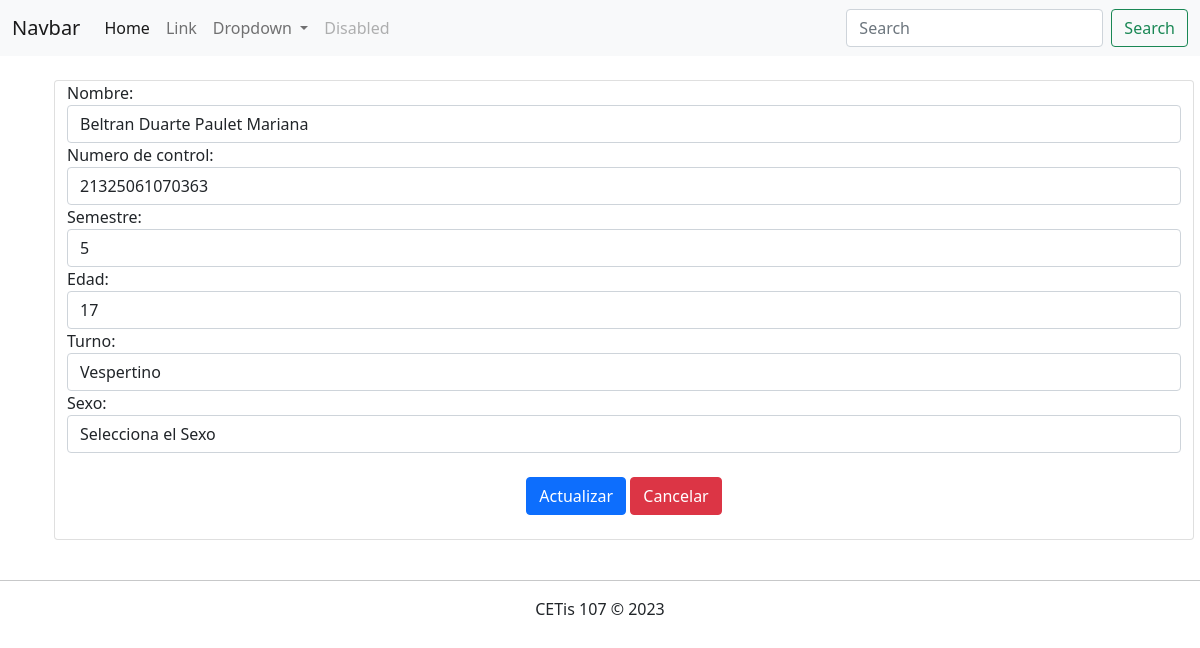
The page /editarAlumno.php?id=1 on the database its author committed.
### tables this page shows
CREATE TABLE `alumnos` (
  `id` int(11) NOT NULL,
  `nombre` varchar(100) NOT NULL,
  `numero_control` varchar(30) NOT NULL,
  `semestre` int(11) NOT NULL,
  `edad` int(11) NOT NULL,
  `turno` varchar(10) NOT NULL,
  `sexo` tinyint(4) NOT NULL
);

### editarAlumno.php (the view, shortened to what this page needs)
<!DOCTYPE html>
<html lang="en">
<head>
    <link rel="stylesheet" href="css/bootstrap.css">
</head>
<body>
    <?php
        include 'menu.php';
        include 'conexion.php';
        $id = $_GET["id"];
        $sql = "SELECT * FROM alumnos WHERE id=".$id;
        $datos = $conexion->query($sql);
        $alumno = $datos->fetch_assoc();
    ?>
    <div class="container">
        <div class="row">
            <div class="col-12 card m-4">
                <form action="actualizarRegistro.php" method="POST">
                    <div class="form-group">
                        <label for="">Nombre: </label>
                        <input value="<?php echo $alumno["nombre"]; ?>"name="nombre" type="text" class="form-control" placeholder="Teclea el nombre del alumno:" required>
                    </div>
                    <div class="form-group">
                        <label for="">Numero de control: </label>
                        <input value="<?php echo $alumno["numero_control"]; ?>" name="nc" type="text" class="form-control" placeholder="Teclea el numero de control del alumno:" required>
                    </div>
                    <div class="form-group">
                        <label for="">Semestre: </label>
                        <input value="<?php echo $alumno["semestre"]; ?>"  name="semestre" type="number" class="form-control" placeholder="Teclea el semestre del alumno:" required>
                    </div>
                    <div class="form-group">
                        <label for="">Edad: </label>
                        <input value="<?php echo $alumno["edad"]; ?>"  name="edad" type="number" class="form-control" placeholder="Teclea la Edad del alumno:" required>
                    </div>
                    <div class="form-group">
                        <label for="">Turno: </label>
                        <select name="turno" id="" class="form-control" required>
                        <option value="<?php echo $alumno["turno"]; ?>"><?php echo $alumno["turno"]; ?></option>
                    </select>
                    </div>
                    <div class="form-group">
                        <label for="">Sexo: </label>
                        <select name="sexo" id="" class="form-control" required>
                        <option value="">Selecciona el Sexo</option>
                    </select>
                    </div>
                    <div>
                        <br>
                        <center><input type="submit" value="Actualizar" class="btn btn-primary">
                        <a href="consultarAlumnos.php" class="btn btn-danger">Cancelar</a></center>
                    </div>
                    <br>
                </form>
            </div>
        </div>
    </div>
    <footer class="text-center">
        <hr>
        CETis 107 &copy; 2023
    </footer>
</body>
</html>

### rows shown on the page
alumnos: nombre "Beltran Duarte Paulet Mariana", nc "21325061070363", semestre "5", edad "17", turno "Vespertino"
